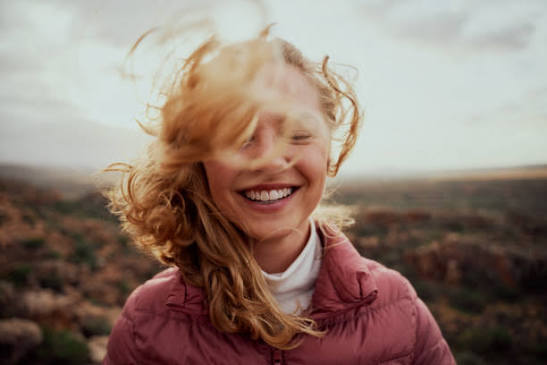
#> input picture images/input/potrait_example.jpeg, 547 x 365 px
$ jupyter execute PCD_Assignment02.ipynb
#> lines starting #> are read from the running program, lines starting #| are printed output that depends on the picture
#> further down, original is the input picture: shape (365, 547, 3); mean B, G, R 113, 123.6, 142.9
<a href="https://colab.research.google.com/github/fishpenyet/PCD_Assignment02/blob/main/PCD_Assignment02.ipynb" target="_parent"></a>

[cell 1]
import cv2
import numpy as np
import matplotlib.pyplot as plt
from skimage import exposure, img_as_float
from scipy.ndimage import gaussian_filter
import os

[cell 2]
os.makedirs("images/output", exist_ok = True)
os.makedirs("images/input", exist_ok = True)

[cell 3]
def show_images(titles, images, figsize=(15, 5), cmap='gray'):
  plt.figure(figsize=figsize)
  for i, (title, img) in enumerate(zip(titles, images)):
    plt.subplot(1, len(images), i + 1)
    if len(img.shape)==2:
      plt.imshow(img, cmap=cmap, vmin=0, vmax=255)
    else:
      plt.imshow(cv2.cvtColor(img, cv2.COLOR_BGR2RGB))
    plt.title(title)
    plt.axis('off')
  plt.show()
plt.tight_layout()
plt.show()

[cell 4]
def enhance_dark_image(img, clup_limit=3.0, title_grid=(4,4), gamma=1.5, saturation=1.9):
#> called with clup_limit = 3, title_grid = (4, 4), gamma = 1.5, saturation = 1.9
  lab = cv2.cvtColor(img, cv2.COLOR_BGR2LAB)
#> lab: shape (365, 547, 3); mean of channels 0, 1, 2 25.8, 129.1, 129.7
  l, a, b = cv2.split(lab)

  clahe = cv2.createCLAHE(clipLimit=clup_limit, tileGridSize=title_grid)
  l_clahe = clahe.apply(l)
  lab_clahe = cv2.merge((l_clahe, a, b))
#> lab_clahe: shape (365, 547, 3); mean of channels 0, 1, 2 54.9, 129.1, 129.7
  img_clahe = cv2.cvtColor(lab_clahe, cv2.COLOR_LAB2BGR)

  inv_gamma = 1.0 / gamma
  table = np.array([((i / 255.0) ** inv_gamma) * 255 for i in np.arange(0, 256)]).astype("uint8")
  img_gamma = cv2.LUT(img_clahe, table)

  if saturation != 1:
        hsv = cv2.cvtColor(img_gamma, cv2.COLOR_BGR2HSV).astype(np.float32)
        hsv[:, :, 1] = np.clip(hsv[:, :, 1] * saturation, 0, 255)
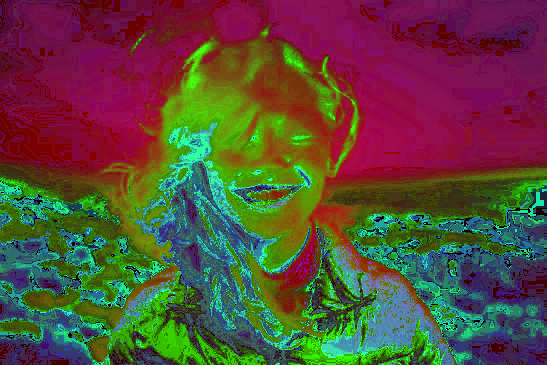
#> hsv: shape (365, 547, 3) float32; mean B, G, R 58.9, 73.7, 89.5
        img_gamma = cv2.cvtColor(hsv.astype(np.uint8), cv2.COLOR_HSV2BGR)
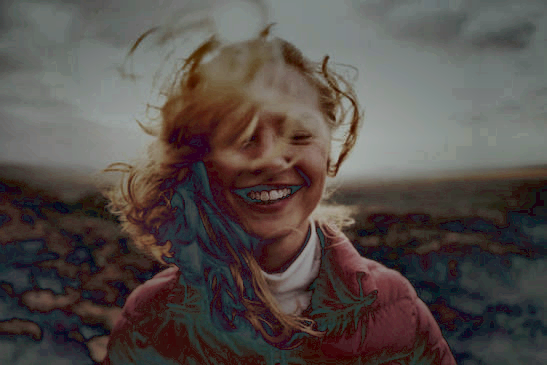
#> img_gamma: shape (365, 547, 3); mean B, G, R 73.5, 77.1, 85.3

  return img_gamma

[cell 5]
def enhance_low_contrast(img, clip_limit=4.0, tile_grid=(8, 8)):
    lab = cv2.cvtColor(img, cv2.COLOR_BGR2LAB)
    l, a, b = cv2.split(lab)
    clahe = cv2.createCLAHE(clipLimit=clip_limit, tileGridSize=tile_grid)
    l = clahe.apply(l)
    return cv2.cvtColor(cv2.merge((l, a, b)), cv2.COLOR_LAB2BGR)

[cell 6]
def enhance_low_contrast_stretch(img, low_pct=2, high_pct=98):
#> called with low_pct = 2, high_pct = 98
    out = np.zeros_like(img)
    for c in range(3):
        ch = img[:, :, c]
        lo, hi = np.percentile(ch, (low_pct, high_pct))
        if hi > lo:
            stretched = (ch.astype(np.float32) - lo) * (255.0 / (hi - lo))
            out[:, :, c] = np.clip(stretched, 0, 255).astype(np.uint8)
        else:
            out[:, :, c] = ch
#> this loop made 3 passes
#> (lo, hi) on passes 1 to 3: (101, 154), (102, 155), (105, 153)
#> pass 1, in enhance_low_contrast_stretch, `stretched = (ch.astype(np.float32) - lo) * (255.0 / (hi - lo))`:
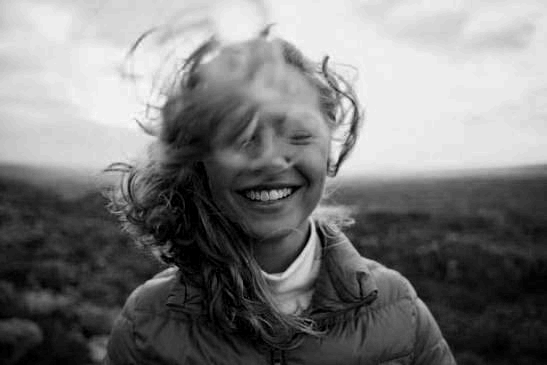
#> stretched: shape (365, 547) float32; min -4.81, max 274.2, mean 129.4; drawn with min black and max white
#> after the loop:
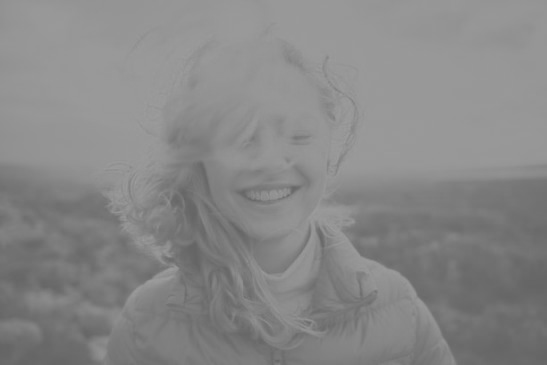
#> ch: shape (365, 547); min 100, max 158, mean 135.3
#> after the loop:
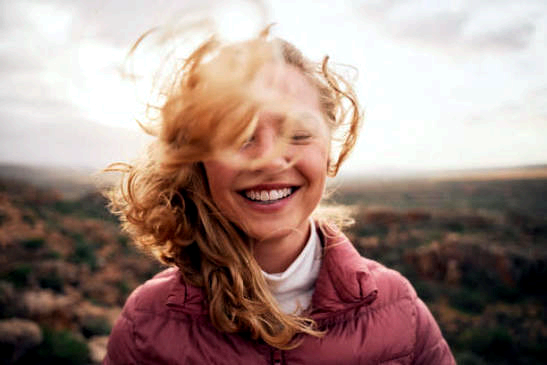
#> out: shape (365, 547, 3); mean B, G, R 128.9, 136.8, 160.9
#> after the loop:
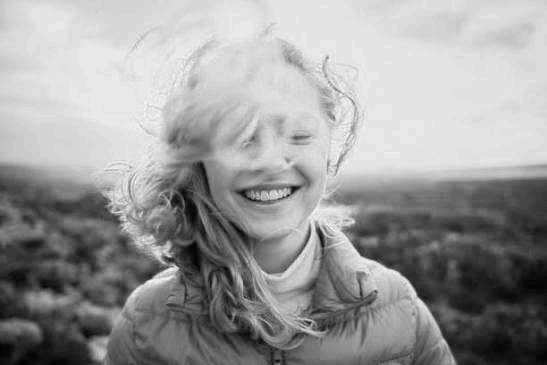
#> stretched: shape (365, 547) float32; min -26.56, max 281.6, mean 161.2; drawn with min black and max white
    return out

[cell 7]
def enhance_low_contrast_v2(img, low_pct=2, high_pct=98, clip_limit=3.0, tile_grid=(8, 8)):
    stretched = enhance_low_contrast_stretch(img, low_pct, high_pct)
    lab = cv2.cvtColor(stretched, cv2.COLOR_BGR2LAB)
#> lab: shape (365, 547, 3); mean of channels 0, 1, 2 146.7, 137, 136.8
    l, a, b = cv2.split(lab)
    clahe = cv2.createCLAHE(clipLimit=clip_limit, tileGridSize=tile_grid)
    l = clahe.apply(l)
    return cv2.cvtColor(cv2.merge((l, a, b)), cv2.COLOR_LAB2BGR)
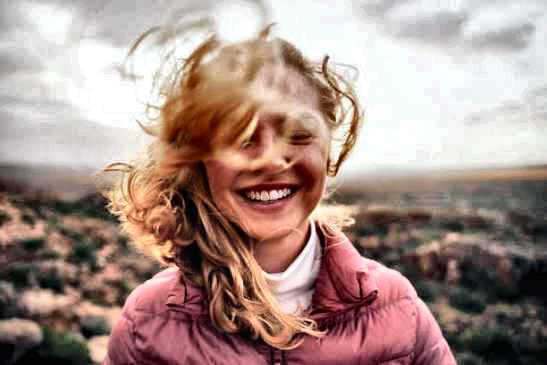
#> returned value: shape (365, 547, 3); mean B, G, R 135.9, 144.1, 168.5

[cell 8]
def enhance_blurred_image(img, radius=3, amount=1.8):
   blurred = cv2.GaussianBlur(img, (0, 0), radius)
   return cv2.addWeighted(img, 1 + amount, blurred, -amount, 0)

[cell 9]
INPUT_PATH = "images/input/potrait_example.jpeg"
original = cv2.imread(INPUT_PATH)

dark_img     = cv2.convertScaleAbs(original, alpha=0.30, beta=-15)
blurred_img  = cv2.GaussianBlur(original, (7, 7), 0)
low_contrast = ((original.astype(np.float32) * 0.25) + 100).astype(np.uint8)

dark_out = enhance_dark_image(dark_img)
blur_out = enhance_blurred_image(blurred_img)
lc_out   = enhance_low_contrast_v2(low_contrast)

show_images(["Original", "Dark", "Enhanced"],
            [original, dark_img, dark_out])
#> the loop in show_images, `for i, (title, img) in enumerate(zip(titles, images)):` made 3 passes
#> title on passes 1 to 3: 'Original', 'Dark', 'Enhanced'
#> in show_images, `plt.show()`:
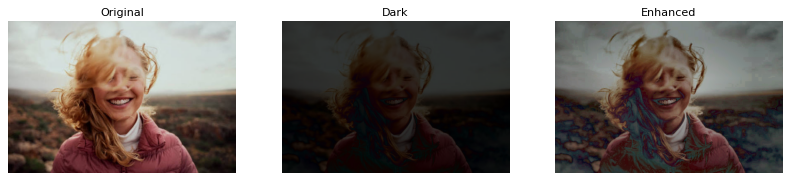
#> figure drawn by matplotlib, 3 panels
show_images(["Original", "Blurred", "Enhanced"],
            [original, blurred_img, blur_out])
#> call 2 of show_images, with figsize = (15, 5), cmap = 'gray'
#> the loop in show_images (call 2), `for i, (title, img) in enumerate(zip(titles, images)):` made 3 passes
#> in show_images (call 2), `plt.show()`:
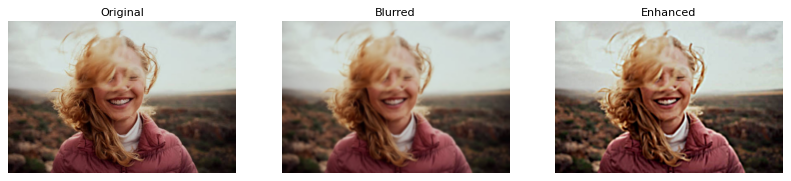
#> figure drawn by matplotlib, 3 panels
show_images(["Original", "Low-contrast", "Enhanced"],
            [original, low_contrast, lc_out])
#> call 3 of show_images, with figsize = (15, 5), cmap = 'gray'
#> the loop in show_images (call 3), `for i, (title, img) in enumerate(zip(titles, images)):` made 3 passes
#> in show_images (call 3), `plt.show()`:
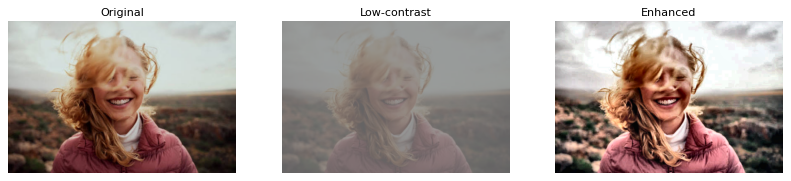
#> figure drawn by matplotlib, 3 panels

[cell 10]
for name, img in {
        "dark_enhanced": dark_out,
        "blur_enhanced": blur_out,
        "lc_enhanced": lc_out,
    }.items():
        cv2.imwrite(f"images/output/{name}.png", img)
#> this loop made 3 passes
